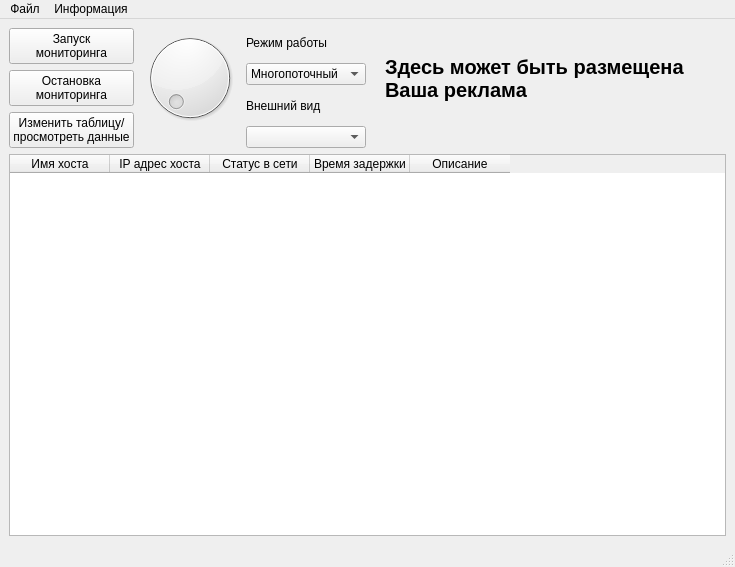
<?xml version="1.0" encoding="UTF-8"?>
<ui version="4.0">
 <class>MainWindow</class>
 <widget class="QMainWindow" name="MainWindow">
  <property name="geometry">
   <rect>
    <x>0</x>
    <y>0</y>
    <width>735</width>
    <height>567</height>
   </rect>
  </property>
  <property name="windowTitle">
   <string>MainWindow</string>
  </property>
  <widget class="QWidget" name="centralwidget">
   <layout class="QVBoxLayout" name="verticalLayout_6">
    <item>
     <layout class="QHBoxLayout" name="horizontalLayout">
      <item>
       <layout class="QVBoxLayout" name="verticalLayout">
        <item>
         <widget class="QPushButton" name="b_start">
          <property name="text">
           <string>Запуск
мониторинга</string>
          </property>
         </widget>
        </item>
        <item>
         <widget class="QPushButton" name="b_stop">
          <property name="text">
           <string>Остановка
мониторинга</string>
          </property>
         </widget>
        </item>
        <item>
         <widget class="QPushButton" name="b_modify">
          <property name="text">
           <string>Изменить таблицу/
просмотреть данные</string>
          </property>
         </widget>
        </item>
       </layout>
      </item>
      <item>
       <layout class="QVBoxLayout" name="verticalLayout_2">
        <item>
         <widget class="QDial" name="q_volume_cont"/>
        </item>
        <item>
         <widget class="QLabel" name="l_volume">
          <property name="sizePolicy">
           <sizepolicy hsizetype="Preferred" vsizetype="Preferred">
            <horstretch>0</horstretch>
            <verstretch>0</verstretch>
           </sizepolicy>
          </property>
          <property name="text">
           <string/>
          </property>
          <property name="alignment">
           <set>Qt::AlignCenter</set>
          </property>
         </widget>
        </item>
       </layout>
      </item>
      <item>
       <layout class="QVBoxLayout" name="verticalLayout_4">
        <property name="spacing">
         <number>6</number>
        </property>
        <item>
         <widget class="QLabel" name="label">
          <property name="text">
           <string>Режим работы</string>
          </property>
         </widget>
        </item>
        <item>
         <widget class="QComboBox" name="cb_mode_work">
          <item>
           <property name="text">
            <string>Многопоточный</string>
           </property>
          </item>
          <item>
           <property name="text">
            <string>Асинхронный</string>
           </property>
          </item>
         </widget>
        </item>
        <item>
         <widget class="QLabel" name="label_2">
          <property name="text">
           <string>Внешний вид</string>
          </property>
         </widget>
        </item>
        <item>
         <widget class="QComboBox" name="cd_style"/>
        </item>
       </layout>
      </item>
      <item>
       <layout class="QVBoxLayout" name="verticalLayout_5">
        <item>
         <widget class="QLabel" name="picture">
          <property name="text">
           <string/>
          </property>
         </widget>
        </item>
       </layout>
      </item>
      <item>
       <layout class="QVBoxLayout" name="verticalLayout_3">
        <item>
         <widget class="QLabel" name="label_3">
          <property name="font">
           <font>
            <pointsize>15</pointsize>
            <weight>75</weight>
            <bold>true</bold>
           </font>
          </property>
          <property name="text">
           <string>Здесь может быть размещена 
Ваша реклама</string>
          </property>
         </widget>
        </item>
        <item>
         <spacer name="horizontalSpacer">
          <property name="orientation">
           <enum>Qt::Horizontal</enum>
          </property>
          <property name="sizeHint" stdset="0">
           <size>
            <width>40</width>
            <height>20</height>
           </size>
          </property>
         </spacer>
        </item>
       </layout>
      </item>
     </layout>
    </item>
    <item>
     <widget class="QTableWidget" name="tableWidget">
      <property name="minimumSize">
       <size>
        <width>620</width>
        <height>0</height>
       </size>
      </property>
      <column>
       <property name="text">
        <string>Имя хоста</string>
       </property>
      </column>
      <column>
       <property name="text">
        <string>IP адрес хоста</string>
       </property>
      </column>
      <column>
       <property name="text">
        <string>Статус в сети</string>
       </property>
      </column>
      <column>
       <property name="text">
        <string>Время задержки</string>
       </property>
      </column>
      <column>
       <property name="text">
        <string>Описание</string>
       </property>
      </column>
     </widget>
    </item>
   </layout>
  </widget>
  <widget class="QMenuBar" name="menubar">
   <property name="geometry">
    <rect>
     <x>0</x>
     <y>0</y>
     <width>735</width>
     <height>22</height>
    </rect>
   </property>
   <widget class="QMenu" name="menu">
    <property name="title">
     <string>Файл</string>
    </property>
    <addaction name="read_log"/>
    <addaction name="clear_log"/>
   </widget>
   <widget class="QMenu" name="menu_2">
    <property name="title">
     <string>Информация</string>
    </property>
    <addaction name="about_program"/>
    <addaction name="about_author"/>
    <addaction name="tutorial"/>
   </widget>
   <addaction name="menu"/>
   <addaction name="menu_2"/>
  </widget>
  <widget class="QStatusBar" name="statusbar"/>
  <action name="about_program">
   <property name="text">
    <string>О программе</string>
   </property>
  </action>
  <action name="about_author">
   <property name="text">
    <string>Об авторе</string>
   </property>
  </action>
  <action name="tutorial">
   <property name="text">
    <string>Руководство по эксплуатации</string>
   </property>
  </action>
  <action name="read_log">
   <property name="text">
    <string>Просмотреть log файл</string>
   </property>
  </action>
  <action name="clear_log">
   <property name="text">
    <string>Очистить log файл</string>
   </property>
  </action>
 </widget>
 <resources/>
 <connections/>
</ui>
